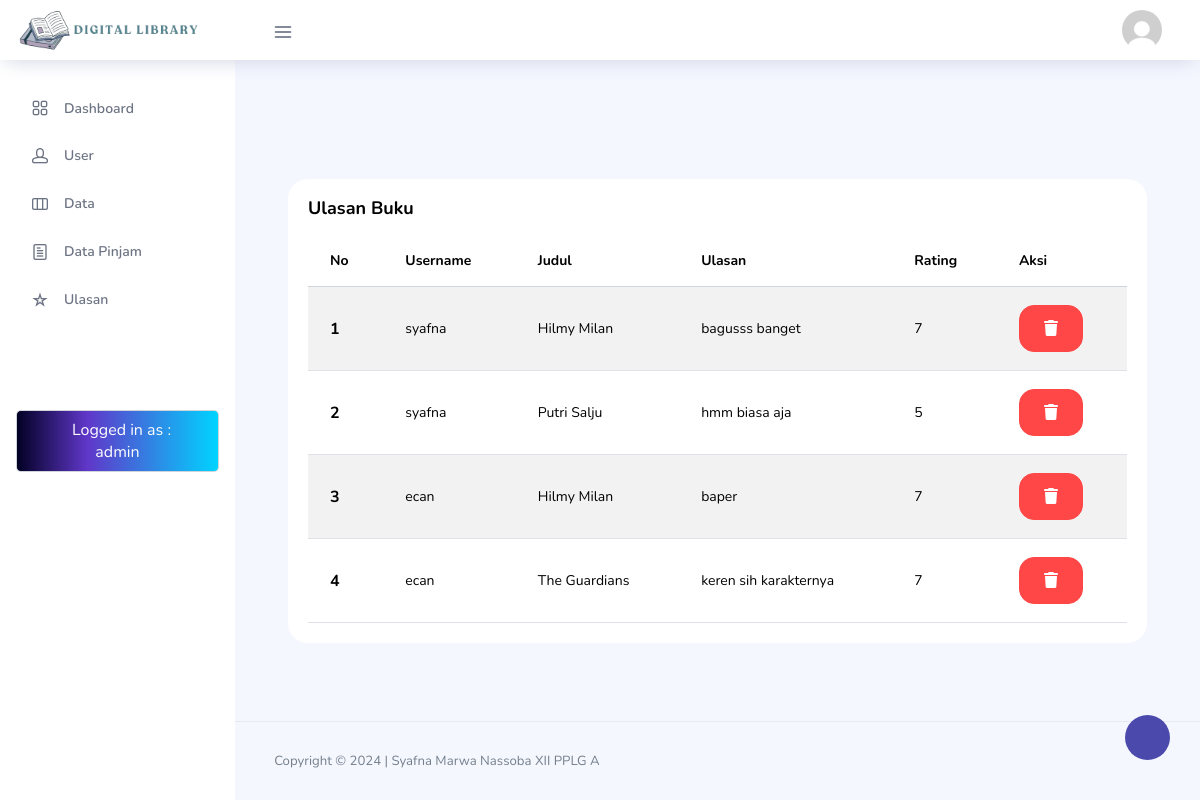
Before: /websiteCoding/index.php?page=ulasan (signed in) with the older database file.
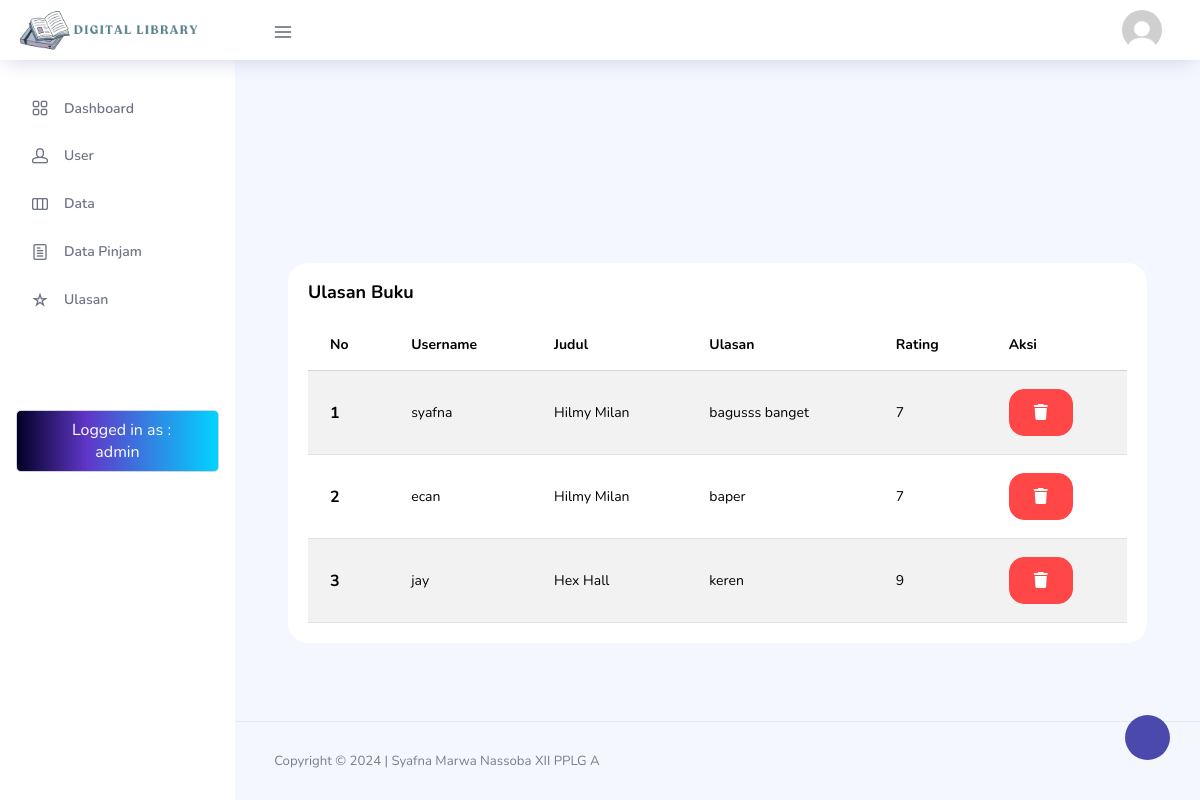
After: the same page with the newer database file.
### tables this page shows
CREATE TABLE `ulasanbuku` (
  `ulasanID` int(11) NOT NULL,
  `userID` int(11) DEFAULT NULL,
  `bukuID` int(11) DEFAULT NULL,
  `ulasan` text DEFAULT NULL,
  `rating` int(11) DEFAULT NULL
);

CREATE TABLE `user` (
  `userID` int(11) NOT NULL,
  `namaLengkap` varchar(50) DEFAULT NULL,
  `username` varchar(30) DEFAULT NULL,
  `password` varchar(50) DEFAULT NULL,
  `email` varchar(50) DEFAULT NULL,
  `alamat` varchar(30) DEFAULT NULL,
  `profile_img` varchar(255) DEFAULT NULL,
  `bio` varchar(255) DEFAULT NULL
);

CREATE TABLE `buku` (
  `bukuID` int(11) NOT NULL,
  `judul` varchar(50) DEFAULT NULL,
  `penulis` varchar(30) DEFAULT NULL,
  `penerbit` varchar(30) DEFAULT NULL,
  `tahunTerbit` int(11) DEFAULT NULL,
  `jml_buku` int(2) NOT NULL
);

### websiteCoding/ulasan.php (the view, shortened to what this page needs)
<div class="content-wrapper">
    <div class="col-lg-12 grid-margin stretch-card" style="margin-top: -5rem;">
      <div class="card">
        <div class="card-body">
            <h4 class="card-title">Ulasan Buku</h4>
                  <div class="table-responsive ">
                    <table class="table table-striped">
                      <thead>
                        <tr>
                          <th>
                            No
                          </th>
                          <th>
                            Username
                          </th>
                          <th>
                            Judul
                          </th>
                          <th>
                            Ulasan
                          </th>
                          <th>
                            Rating
                          </th>
                          <th>
                            Aksi
                          </th>
                        </tr>
                      </thead>
                      <tbody>
                      <?php
                        $i = 1;
                        $query = mysqli_query($koneksi, "SELECT*FROM ulasanbuku LEFT JOIN user on user.userID=ulasanbuku.userID LEFT JOIN buku on buku.bukuID = ulasanbuku.bukuID");
                        while ($data = mysqli_fetch_array($query)) {
                        ?>
                        <tr>
                            <th scope="row"><?php echo $i++; ?></th>
                            <td><?php echo $data['username']; ?></td>
                            <td><?php echo $data['judul']; ?></td>
                            <td><?php echo $data['ulasan']; ?></td>
                            <td><?php echo $data['rating']; ?></td>
                            <td>
                            <?php
                        $user = null;
                        if ($data['userID'] == $user) {
                        ?>
                            <button type="button" class="btn btn-primary" data-bs-toggle="modal" data-bs-target="#ubah<?php echo $data['ulasanID']; ?>" ><i class="fa-solid fa-pen-to-square"></i></button>
                            <a onclick="return confirm('Yakin Hapus?')" class="btn btn-danger" href="?page=ulasan-hapus&id=<?php echo $data['ulasanID']; ?>"><i class="fa-solid fa-trash"></i></a>
                            <?php
                      } else if (isset($_SESSION['user']['level'])) {
                      ?>
                                    <a onclick="return confirm('Yakin Hapus?')" class="btn btn-danger" href="?page=ulasan-hapus&id=<?php echo $data['ulasanID']; ?>"><i class="fa-solid fa-trash"></i></a>
                                    <?php
                                }
                                ?>
                            </td>
                        </tr>
                        <?php
                    }
                        ?>
                      </tbody>
                    </table>
                  </div>
                </div>
              </div>
            </div>
          </div>
        </div>
        <footer class="footer">
          <div class="d-sm-flex justify-content-center justify-content-sm-between">
            <span class="text-muted text-center text-sm-left d-block d-sm-inline-block">Copyright © 2024 | Syafna Marwa Nassoba XII PPLG A</span>
          </div>
        </footer>
      </div>
    </div>
  </div>

### websiteCoding/index.php (shortened to what this page needs)
<!DOCTYPE html>
<html lang="en">
<head>
  <link href="vendors/bootstrap/css/bootstrap.min.css" rel="stylesheet">
  <link rel="stylesheet" href="vendors/feather/feather.css">
  <link rel="stylesheet" href="vendors/ti-icons/css/themify-icons.css">
  <link rel="stylesheet" href="vendors/css/vendor.bundle.base.css">
  <link rel="stylesheet" href="vendors/datatables.net-bs4/dataTables.bootstrap4.css">
  <link rel="stylesheet" href="vendors/ti-icons/css/themify-icons.css">
  <link rel="stylesheet" type="text/css" href="js/select.dataTables.min.css">
  <link rel="stylesheet" href="https://cdn.jsdelivr.net/npm/bootstrap-icons@1.11.3/font/bootstrap-icons.min.css">
  <link rel="stylesheet" href="css/vertical-layout-light/style.css">
  <link rel="stylesheet" href="https://cdnjs.cloudflare.com/ajax/libs/font-awesome/6.4.2/css/all.min.css" />
</head>
<body>
  <div class="container-scroller">
    <nav class="navbar col-lg-12 col-12 p-0 fixed-top d-flex flex-row">
      <div class="text-center navbar-brand-wrapper d-flex align-items-center justify-content-center">
      <a class="navbar-brand brand-logo mr-5" href="index.html"><img src="images/logo/logo.png" class="mr-2" alt="logo" style="width: 100%; height:100%; margin-left:1rem;"/></a>
      </div>
      <div class="navbar-menu-wrapper d-flex align-items-center justify-content-end">
        <button class="navbar-toggler navbar-toggler align-self-center" type="button" data-toggle="minimize">
          <span class="icon-menu"></span>
        </button>
        <ul class="navbar-nav navbar-nav-right">
          <li class="nav-item nav-profile dropdown">
            <a class="nav-link dropdown-toggle" href="#" data-toggle="dropdown" id="profileDropdown">
              <img src="../websiteCoding/images/profil-img/default.jpeg" alt="profile"/>
            </a>
          </li>
    </nav>
    <div class="container-fluid page-body-wrapper">
      <div class="theme-setting-wrapper">
        <div id="settings-trigger"><i class="ti-settings"></i></div>
      </div>
      <nav class="sidebar sidebar-offcanvas" id="sidebar">
        <ul class="nav">
          <li class="nav-item">
            <a class="nav-link" href="index.php">
              <i class="icon-grid menu-icon"></i>
              <span class="menu-title">Dashboard</span>
            </a>
          </li>
          <?php
          if (isset($_SESSION['user']['level'])) {
              if ($_SESSION['user']['level'] == 'admin') {
					?>
         <li class="nav-item">
         <a class="nav-link" data-toggle="collapse" href="#form-elements" aria-expanded="false" aria-controls="form-elements">
              <i class="icon-head menu-icon"></i>
              <span class="menu-title">User</span>
              <i class="menu-arrow"></i>
            </a>
          </li>
        <?php
              }
          }
        ?>
          <li class="nav-item">
            <a class="nav-link" data-toggle="collapse" href="#form-elements" aria-expanded="false" aria-controls="form-elements">
              <i class="icon-columns menu-icon"></i>
              <span class="menu-title">Data</span>
              <i class="menu-arrow"></i>
            </a>
          </li>
          <?php
          if (isset($_SESSION['user']['level'])) {
					?>
          <li class="nav-item">
            <a class="nav-link" href="index.php?page=laporan">
            <i class="icon-paper menu-icon"></i>
              <span class="menu-title">Data Pinjam</span>
            </a>
          </li>
          <?php
          }
          ?>
            <li class="nav-item">
            <a class="nav-link" href="index.php?page=ulasan">
              <i class="icon-star menu-icon"></i>
              <span class="menu-title">Ulasan</span>
            </a>
          </li>
        </ul>
        <div class="px-6 my-6" style="margin-top:4.5rem; padding:1rem;" >
            <button
            class="flex items-center justify-between w-full px-4 py-2 text-sm font-medium leading-5 text-white transition-colors duration-150 bg-purple-600 border border-transparent rounded-lg active:bg-purple-600 hover:bg-purple-700 focus:outline-none focus:shadow-outline-purple"
            style="width: 100%; background: linear-gradient(90deg, rgba(2,0,36,1) 0%, rgba(96,55,201,1) 35%, rgba(0,212,255,1) 100%);">
              <span class="ml-2" aria-hidden="true">Logged in as : <br>
                 <?php echo $_SESSION['user']['username'];?></span>
            </button>
          </div>
      </nav>
      <div class="main-panel">
        <div class="content-wrapper">
        </div>
        <main class="content">
				<div class="container-fluid p-0">
					<?php
					$page = isset($_GET['page']) ? $_GET['page'] : 'home';
					if(file_exists($page . '.php')){
            include $page . '.php';
          }else{
            include '404.php';
          }
					?>
</body>
</html>

Changed rows visible on the page:
removed ulasanbuku: userID.username "syafna", bukuID.judul "Putri Salju", ulasan "hmm biasa aja", rating "5"
removed ulasanbuku: userID.username "ecan", bukuID.judul "The Guardians", ulasan "keren sih karakternya", rating "7"
added ulasanbuku: userID.username "jay", bukuID.judul "Hex Hall", ulasan "keren", rating "9"
